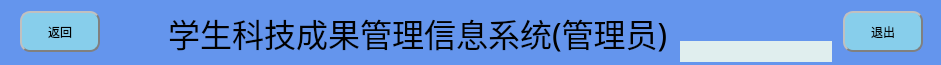
   <widget class="QWidget" name="widget_2" native="true">
    <property name="geometry">
     <rect>
      <x>5</x>
      <y>5</y>
      <width>941</width>
      <height>65</height>
     </rect>
    </property>
    <property name="styleSheet">
     <string notr="true">background-color:  #6495ED ;



</string>
    </property>
    <widget class="QLabel" name="label_admin">
     <property name="geometry">
      <rect>
       <x>680</x>
       <y>41</y>
       <width>152</width>
       <height>21</height>
      </rect>
     </property>
     <property name="font">
      <font>
       <family>楷体</family>
       <pointsize>10</pointsize>
      </font>
     </property>
     <property name="styleSheet">
      <string notr="true">background-color: #E0EEEE;
color: rgb(255, 0, 0);</string>
     </property>
     <property name="text">
      <string/>
     </property>
     <property name="alignment">
      <set>Qt::AlignCenter</set>
     </property>
    </widget>
    <widget class="QLabel" name="label">
     <property name="geometry">
      <rect>
       <x>168</x>
       <y>12</y>
       <width>511</width>
       <height>41</height>
      </rect>
     </property>
     <property name="font">
      <font>
       <family>楷体</family>
       <pointsize>24</pointsize>
      </font>
     </property>
     <property name="styleSheet">
      <string notr="true"/>
     </property>
     <property name="text">
      <string>学生科技成果管理信息系统(管理员)</string>
     </property>
     <property name="alignment">
      <set>Qt::AlignJustify|Qt::AlignVCenter</set>
     </property>
    </widget>
    <widget class="QPushButton" name="pushButton_3">
     <property name="geometry">
      <rect>
       <x>20</x>
       <y>11</y>
       <width>80</width>
       <height>41</height>
      </rect>
     </property>
     <property name="styleSheet">
      <string notr="true">#pushButton_3{
background-color: rgb(135, 206 ,235);
border:2px groove gray;
border-radius:10px;
padding:2px 4px;
border-style: outset;
}
#pushButton_3:hover{
background-color:rgb(0 ,191 ,255); 
color: black;
}
#pushButton_3:pressed{
background-color:rgb(135, 206 ,235);
border-style: inset;
}

</string>
     </property>
     <property name="text">
      <string>返回</string>
     </property>
    </widget>
    <widget class="QPushButton" name="btn_exit">
     <property name="geometry">
      <rect>
       <x>843</x>
       <y>11</y>
       <width>80</width>
       <height>41</height>
      </rect>
     </property>
     <property name="layoutDirection">
      <enum>Qt::LeftToRight</enum>
     </property>
     <property name="styleSheet">
      <string notr="true">#btn_exit{
background-color: rgb(135, 206 ,235);
border:2px groove gray;
border-radius:10px;
padding:2px 4px;
border-style: outset;
}
#btn_exit:hover{
background-color:rgb(0 ,191 ,255); 
color: black;
}
#btn_exit:pressed{
background-color:rgb(135, 206 ,235);
border-style: inset;
}

</string>
     </property>
     <property name="text">
      <string>退出</string>
     </property>
    </widget>
   </widget>
